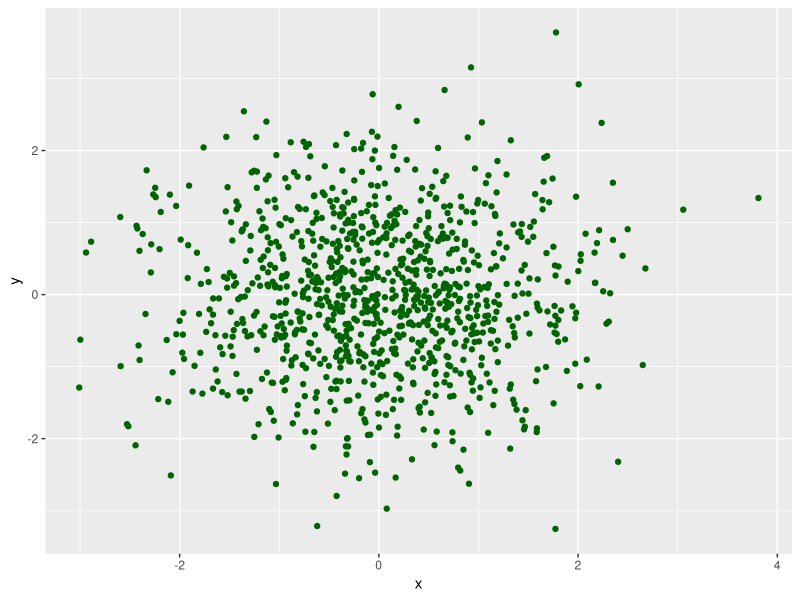
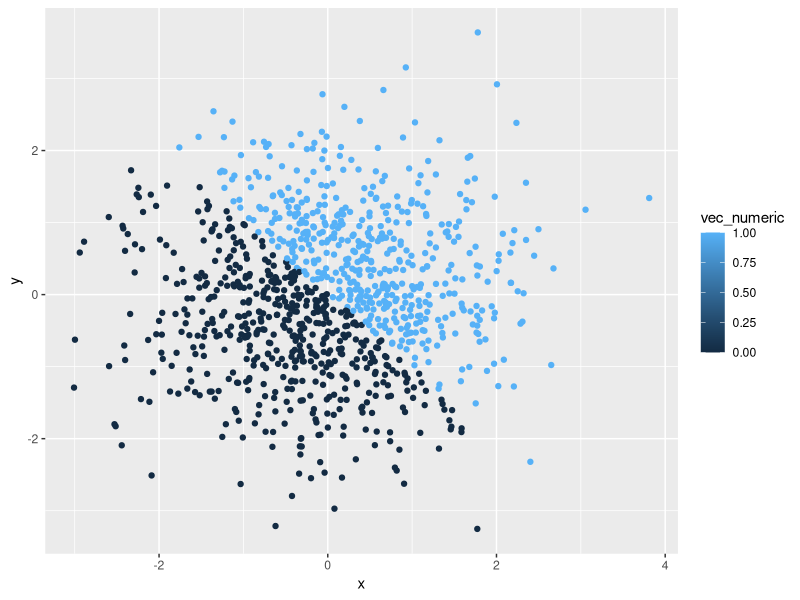
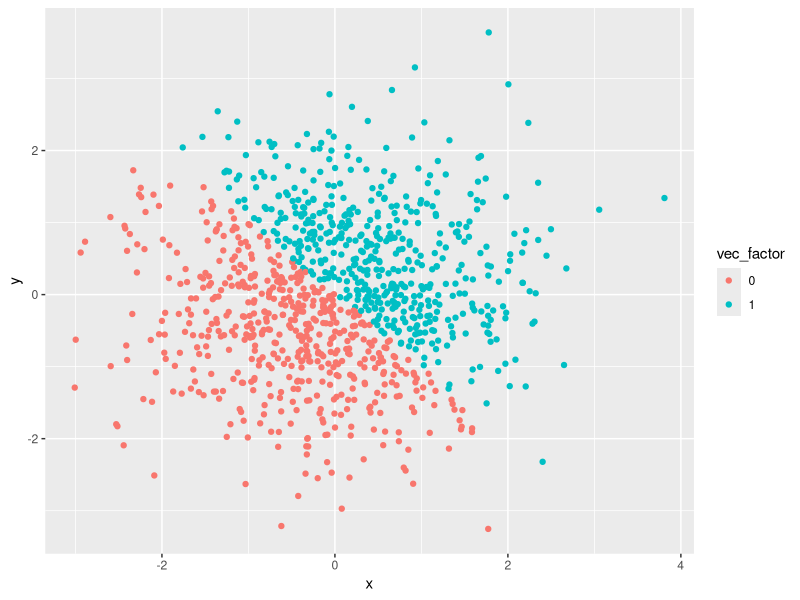
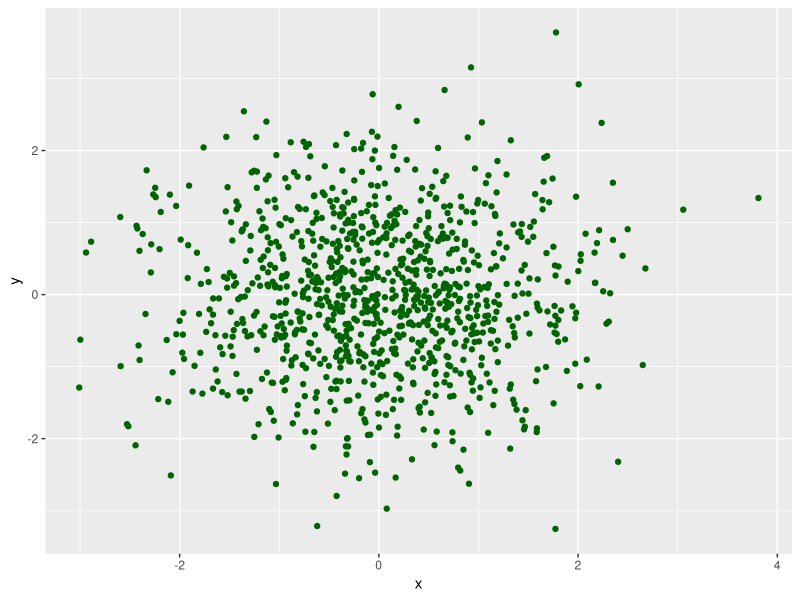

Here is the R script that generated these plots, in order:
## ---- chunk 1
library(tidyverse)
## ---- chunk 2
problem1_df = tibble(
  random_samp10 = rnorm(10, mean = 0, sd = 5),
  more_than_2 = ifelse(random_samp10 > 2,"yes", "no"),
  vec_cities = c("Boston", "Miami", "NYC", "LA", "Amsterdam", "Dar es Salaam", "Kampala", "Tel Aviv", "Rome", "Stockholm"),
  vec_continent = factor(c("North America", "North America", "North America", "North America", "Europe", "Africa", "Asia", "Asia", "Europe", "Europe"))
)

help("ifelse")

problem1_df
## ---- chunk 3
mean(problem1_df[["random_samp10"]])
mean(problem1_df[["more_than_2"]])
mean(problem1_df[["vec_cities"]])
mean(problem1_df[["vec_continent"]])
## ---- chunk 4
help("as.numeric")
example("as.numeric")
as.numeric(problem1_df[["more_than_2"]])
as.numeric(problem1_df[["vec_cities"]])
as.numeric(problem1_df[["vec_continent"]])
## ---- chunk 5
as.factor(problem1_df[["vec_cities"]])
as.numeric(problem1_df[["vec_cities"]])
as.character(problem1_df[["vec_continent"]])
as.numeric(problem1_df[["vec_continent"]])
## ---- chunk 6
set.seed(1)
problem2_df = tibble(
  x = rnorm(1000),
  y = rnorm(1000),
  positive = (x + y > 0),
  vec_numeric = as.numeric(positive),
  vec_factor = as.factor(vec_numeric)
)
## ---- chunk 7
plot_1 = ggplot(problem2_df, aes(x = x, y = y)) + geom_point(color = "darkgreen")

plot_1

plot_2 = ggplot(problem2_df, aes(x = x, y = y)) + geom_point(aes(color = vec_numeric))

plot_2

plot_3 = ggplot(problem2_df, aes(x = x, y = y)) + geom_point(aes(color = vec_factor))

plot_3
## ---- chunk 8
?ggsave

ggsave("problem2_df_plot_1.pdf", plot = plot_1)
